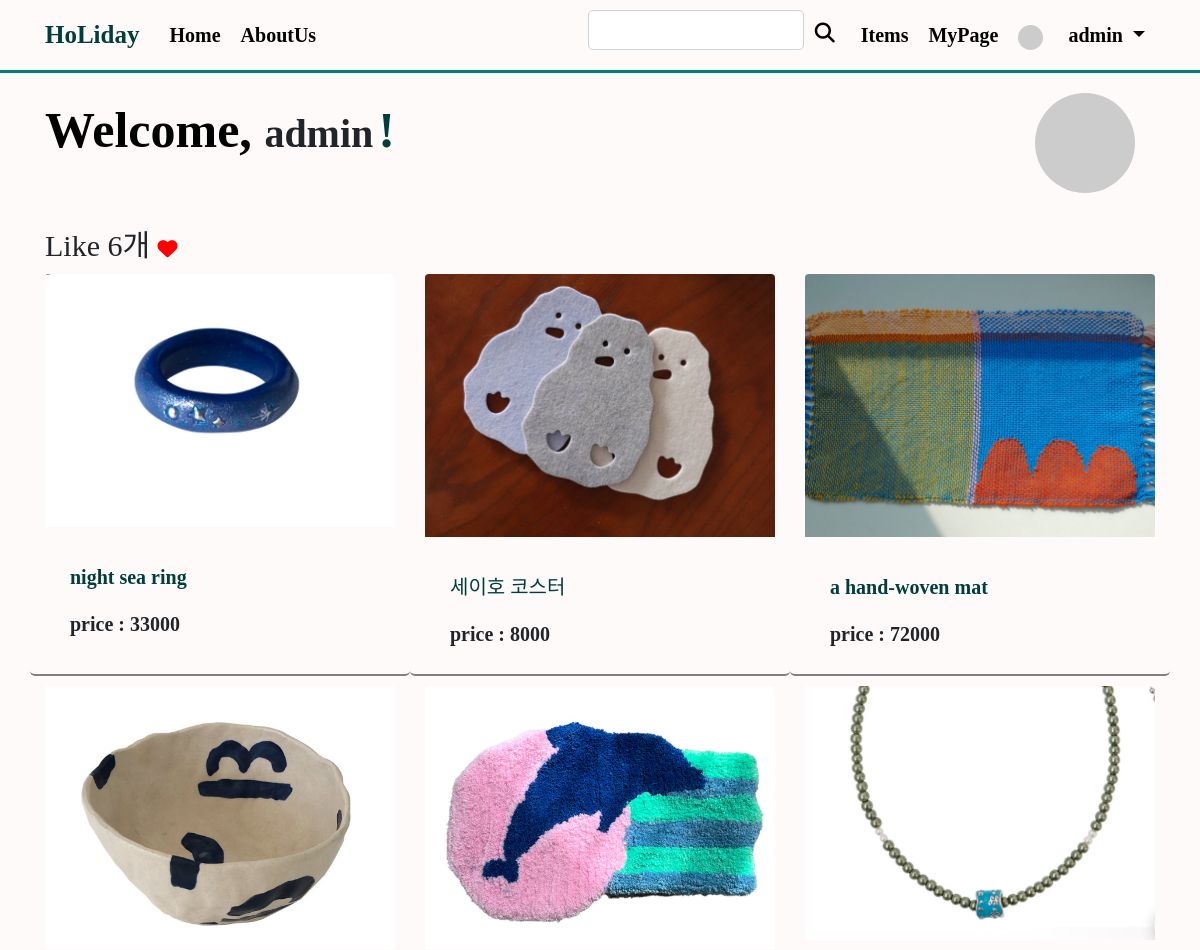
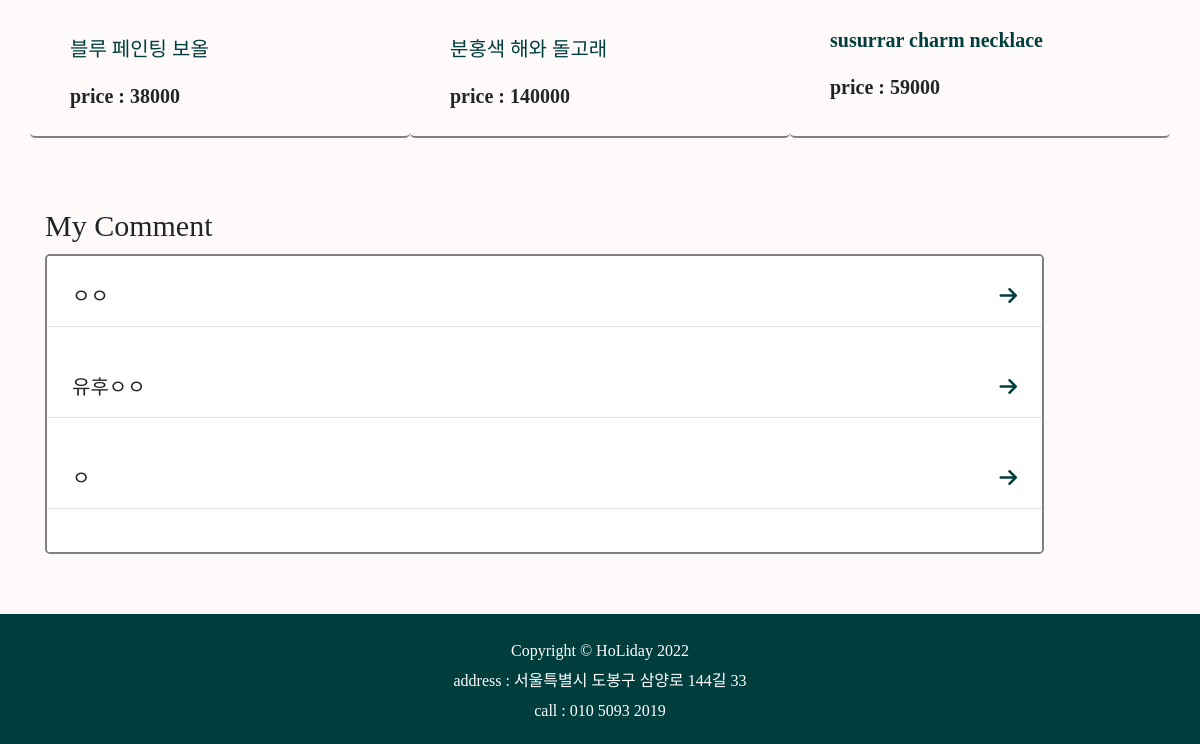
The app's page /mypage/ (signed in), older data (2 pictures, top to bottom).
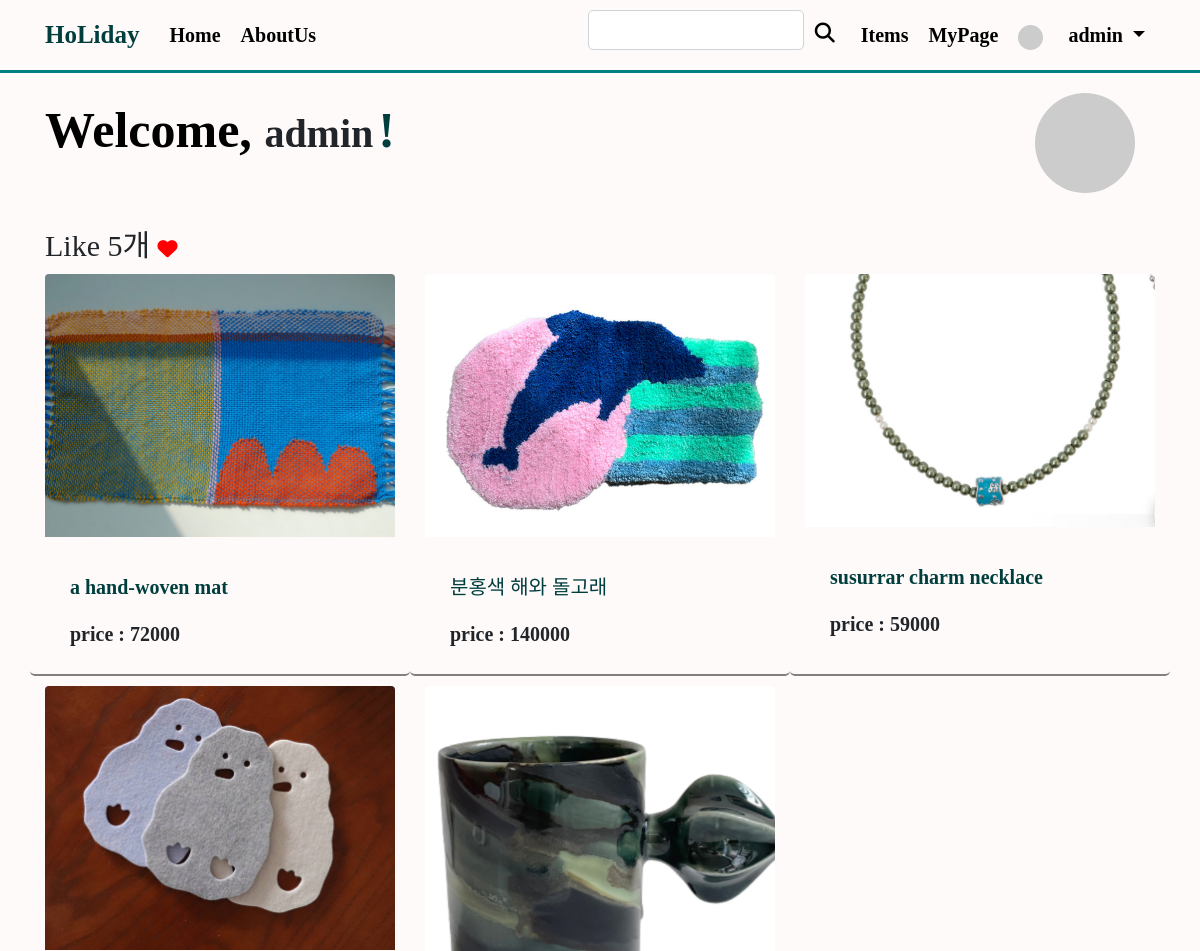
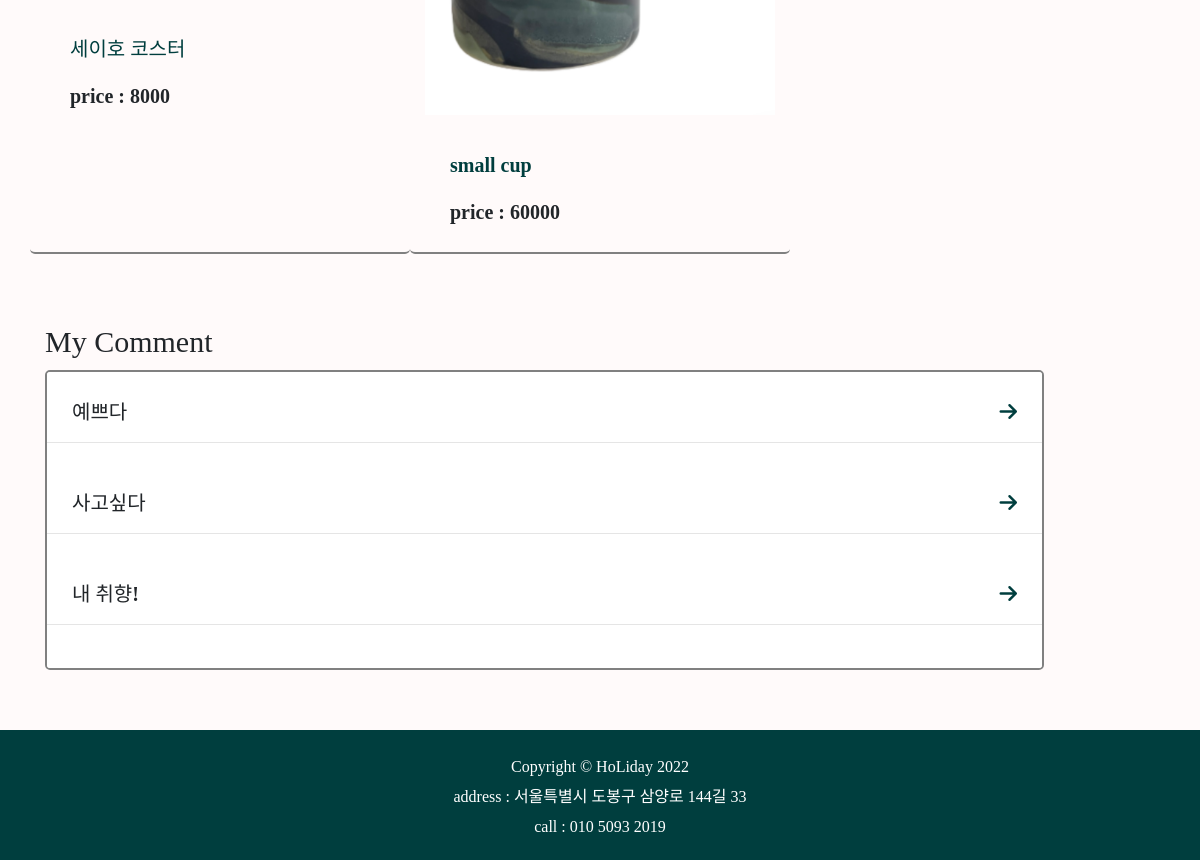
The same page, newer data (2 pictures, top to bottom).
### shoppingmall_main/models.py (models this page shows, shortened)
class ShoppingItem(models.Model):
    created_at = models.DateTimeField(auto_now_add=True)
    updated_at = models.DateTimeField(auto_now=True)
    title = models.CharField(max_length=50) # 상품 이름
    information = MarkdownxField() # 상품 설명
    price = models.IntegerField() # 가격
    like_users = models.ManyToManyField(User,related_name='like_shopping',blank=True)
    head_image = models.ImageField(upload_to='shoppingmall_main/images/%Y/%m/%d/', blank=True) # 상품 이미지
    author = models.ForeignKey(User, null=True, on_delete=models.SET_NULL)
    m_company = models.ForeignKey(Company, null=True, on_delete=models.SET_NULL) # 제조사
    category = models.ForeignKey(Category, null=True, blank=True, on_delete=models.CASCADE) # 카테고리
    product_number = models.IntegerField() # 그 외 상품번호
    tags = models.ManyToManyField(ColorTag,blank=True) # 다대다 관계
    def get_absolute_url(self):
        return f'/shoppingmall_main/{self.pk}/'

class Comment(models.Model):
    shoppingitem = models.ForeignKey(ShoppingItem, on_delete=models.CASCADE)
    author = models.ForeignKey(User, on_delete=models.CASCADE)
    content = models.TextField()
    created_at = models.DateTimeField(auto_now_add=True)
    modified_at = models.DateTimeField(auto_now = True)
    def get_absolute_url(self):
        return f'{self.shoppingitem.get_absolute_url()}#comment-{self.pk}'

### single_page/views.py (the view)
# urls.py: path('mypage/',views.mypage),
def mypage(request):
    author = request.user
    user= request.user
    comment_list = Comment.objects.filter(author=author)
    likes= ShoppingItem.like_users.through.objects.filter(user=user)
    likes_count = likes.count()
    shoppingitem = ShoppingItem.objects.filter(like_users=user)
    return render(
        request,
        'single_page/mypage.html',{
        'author':author,
        'comments' : comment_list,
        'likes':likes,
        'likes_count':likes_count,
        'shoppingitem':shoppingitem,
        }
    )

### single_page/templates/single_page/mypage.html (shortened to what this page needs)
<!DOCTYPE html>
{% load static %}
{% load socialaccount %}
<html lang="en">
<head>
    <link href="{% static 'single_page/bootstrap4/css/bootstrap.min.css' %}" rel="stylesheet" media="screen">
    <link href="{% static 'single_page/css/about.css' %}"   rel="stylesheet" media="screen" >
</head>
<body>
{% include 'shoppingmall_main/navbar.html' %}
    <div class="container mt-3">
         <span style="color:black; font-size:50px">Welcome, </span>
        <span style="font-size:40px">{{user.username}}</span>
         <span style="color: rgb(0, 62, 62); font-size:50px">! </span>
        <span class="float-right">
             {% if user.socialaccount_set.all.0.get_avatar_url %}
                <img class="rounded-circle mr-3" src="{{user.socialaccount_set.all.0.get_avatar_url}}" width="100px">
              {% else %}
                <img class="rounded-circle mr-3" src="https://dummyimage.com/50x50/ced4da/6c757d.jpg" width="100px">
              {% endif %}
        </span>
    </div>
        <div class="container mt-5 mb-5">
               <h4 >Like {{ likes_count }}개
               <i class="fa-solid fa-heart"style="color: red"></i></h4>
<div class="row row-cols-1 row-cols-md-3 g-4">
        {% if shoppingitem.exists %}
        {% for k in shoppingitem %}
          <div class="card col mb-2 " style="background-color:snow;border:none;border-bottom : 2px solid gray">
            <div class="card" style="border:none">
               <img class="card-img-top" src="{{k.head_image.url}}">
              <div class="card-body" style="background-color:snow">
                <h3 class="card-title"><a href="{{k.get_absolute_url}}" style="color: rgb(0, 62, 62)" >
                            {{k.title}}
                        </a></h3>
                <p class="card-text">price : {{k.price}}</p>
              </div>
            </div>
          </div>
            {% endfor %}
        {% else %}
            <h5 class="m-3">좋아요를 눌러주세요!</h5>
        {% endif %}
        </div>
        </div>
        <div class="container mt-5 mb-5" >
        <h4>My Comment</h4>
            {% if comments.exists %}
            <div class="card"style="overflow: scroll; height : 300px;width:90%">
            {% for c in comments %}
            <div class="card-body" >
                {{ c.content }}
                <a  style="color:teal;" href="{{c.get_absolute_url}}">
                <span class="float-right"><i class="fa-solid fa-arrow-right" style="color: rgb(0, 62, 62)"></i></span></a>
            </div>
            <hr>
            {% endfor %}
            {% else %}
            <h5 class="m-3">댓글을 작성해주세요!</h5>
            {% endif %}
            </div>
        </div>
 <div class="bottom">
        {% include 'shoppingmall_main/footer.html' %}
</div>
</body>
</html>

Row changes from the older to the newer data that the page shows:
no longer on this page (row unchanged): ShoppingItem: head_image (picture), title "night sea ring", price "33000"
no longer on this page (row unchanged): ShoppingItem: head_image (picture), title "블루 페인팅 보올", price "38000"
shown differently, row unchanged: ShoppingItem "세이호 코스터": moves down the list
now on this page (row unchanged): ShoppingItem: head_image (picture), title "small cup", price "60000"
changed Comment: content "ㅇㅇ" → "예쁘다"
changed Comment: content "유후ㅇㅇ" → "사고싶다"
changed Comment (number 3 of 3 on the later page): content "ㅇ" → "내 취향!"
Text that changed along with them:
{{ likes_count }}: "6" → "5"
